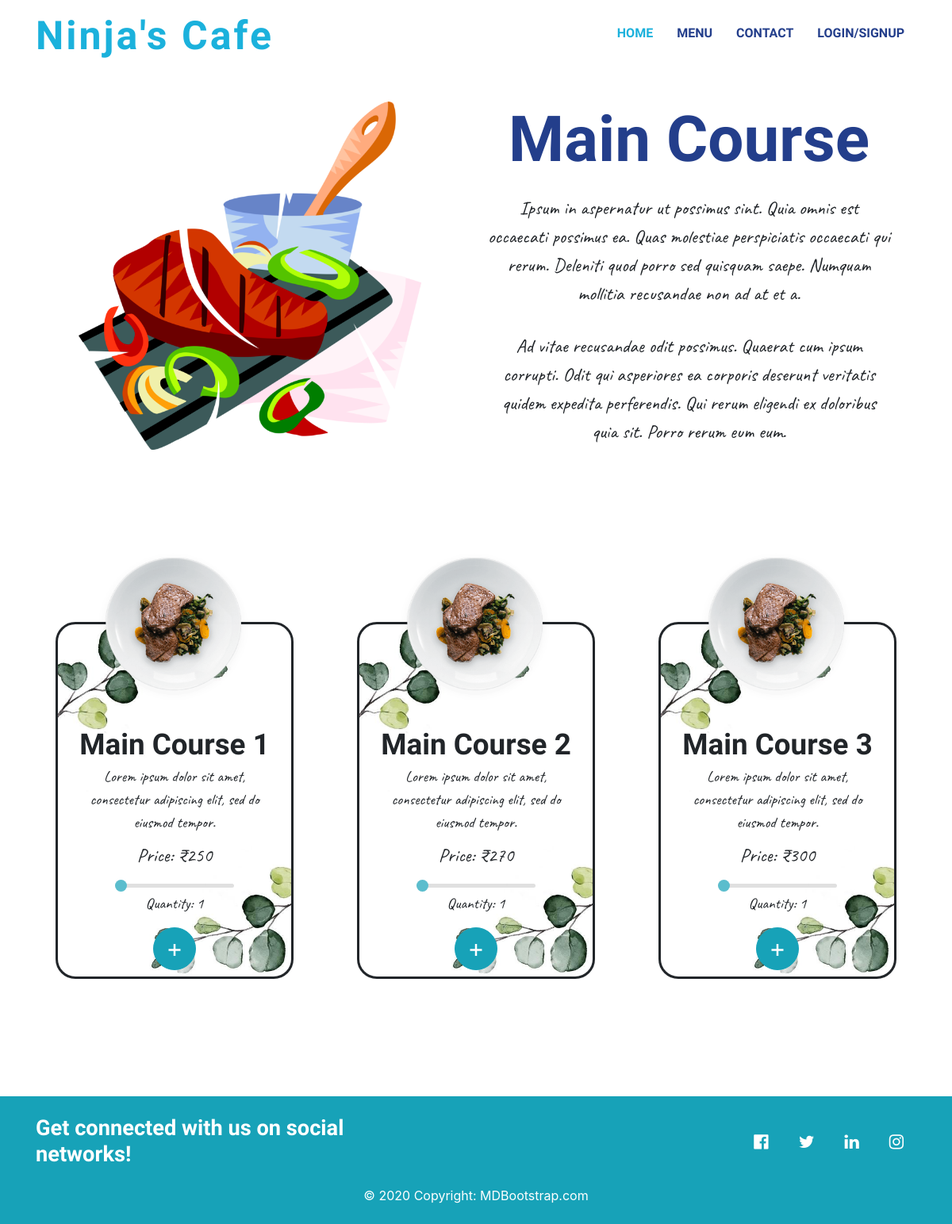
The app's page /menu/main course/ with its own data.
### home/models.py (models this page shows, shortened)
class Image(models.Model):
    page = models.CharField(max_length = 10000)
    section = models.CharField(max_length = 10000, null = True)
    image = models.ImageField(upload_to = 'img/')

### menu/models.py (models this page shows, shortened)
class MenuType(models.Model):
    name = models.CharField(max_length = 1000)
    description = models.CharField(max_length = 100000, default = None)
    image = models.ImageField(upload_to = 'menu type/', default = 'menu type/dish-2.png')

class MenuItem(models.Model):
    name = models.CharField(max_length = 1000)
    price = models.IntegerField()
    description = models.CharField(max_length = 10000000, default = None)
    type = models.ForeignKey(MenuType, on_delete = models.CASCADE, blank = True, null = True, default = None)
    image = models.ImageField(upload_to = 'menu item/', default = 'menu item/dish-3.png')

### menu/views.py (the view)
# urls.py: path("<str:type>/", views.menu_display, name = 'menu_display'),
def menu_display(request, type):
    print('inside of menu display', type)
    menu_type = MenuType.objects.filter(name = type)[0]
    menu_items = menu_type.menuitem_set.all()
    item_count = menu_items.count()
    image = Image.objects.filter(page = type)
    section1 = Text.objects.filter(page = type).get(section = 'section 1')
    data = {
        'menu_items': menu_items,
        'menu_type': menu_type,
        'section1': image.get(section = 'section 1'),
        'section2': image.get(section = 'section 2'),
        'section1_text': (section1.title, section1.content.split('\n'))
        }
    return render(request, 'menu_display.html', data)

### templates/menu_display.html (shortened to what this page needs)
{% extends 'base.html' %}
{% load static %}
{% block content %}
<section id="features">
   <div class="container mt-5">
      <div class="row feature-item text-center">
         <div class="col-lg-6 wow fadeInUp">
            <img src="{{ section1.image.url }}" class="img-fluid" alt="" style='max-width: 80%;'>
         </div>
         <div class="col-lg-6 wow fadeInUp pt-5 pr-5 pt-lg-0">
            <span>
               <h2 class="text-center">{{ menu_type.name }}</h2>
            </span>
            {% for txt in section1_text.1 %}
            <p>{{ txt }}</p>
            {% endfor %}
         </div>
      </div>
   </div>
</section>
<section id="menu" class="mt-5 pt-3">
   <div class="container mt-5">
      <div class="row">
         {% for item in menu_items %}
         <div class="col-sm-12 col-xs-12 col-md-6 col-lg-4 menu-row text-center">
            <div class="menu-card text-center mx-auto">
               <div class="menu-image">
                  <img src="{{ item.image.url }}" alt="" style="height: 190px; width: 190px; border-radius: 50%">
               </div>
               <div class="menu-info text-center ">
                  <h4 class="font-weight-bold mb-1">{{ item.name }}</h4>
                  <small class="pb-3">{{ item.description }} </small>
                  <p class="font-weight-800 mt-2" style="margin-bottom: 5px;">Price: ₹{{ item.price }}</p>
                  <div class="slidecontainer py-auto">
                     <input type="range" min="1" max="10" value="1" oninput="slider_value(this)" class="slider" id="{{ forloop.counter }}0" autocomplete="off">
                  </div>
                  <div>
                     <small>Quantity: <span id='{{ forloop.counter }}0q' name="quantity">1</small>
                  </div>
                  <form class="mt-3" method="POST">
                     <button type="submit" style="height: 2.7em; width: 2.7em;" class="btn btn-lg btn-info border-circle" name="button"><i class="ion ion-plus pt-2"></i></button>
                  </form>
               </div>
            </div>
         </div>
         {% endfor %}
      </div>
   </div>
</section>
{% endblock content %}

### static/css/style.css (style rules this page uses)
body { background-color: white; }
p,pre { font-size: 1.5em; }
button { font-family: 'La Belle Aurore', crusive !important; font-weight: 700 !important; }
p,pre,small { padding: 0; margin: 0 0 30px 0; font-family: 'Caveat', cursive !important; }
h1, h2, h3, h4, h5, h6 { font-family: 'Sacramento', cursive; font-weight: 400; margin: 0 0 20px 0; padding: 0; }
h2 { color: #233E8B; }
#features { padding: 80px 0; }

### records on screen
Image: image (picture)
MenuType: name "Main Course"
MenuItem: image (picture), name "Main Course 1", description "Lorem ipsum dolor sit amet, consectetur adipiscing elit, sed do eiusmod tempor.", price "250"
MenuItem: image (picture), name "Main Course 2", description "Lorem ipsum dolor sit amet, consectetur adipiscing elit, sed do eiusmod tempor.", price "270"
MenuItem: image (picture), name "Main Course 3", description "Lorem ipsum dolor sit amet, consectetur adipiscing elit, sed do eiusmod tempor.", price "300"
